Frame 1 (no input): blank canvas, image omitted
Frame 60 (the mouse pressed at the canvas centre just before this capture): blank canvas, image omitted
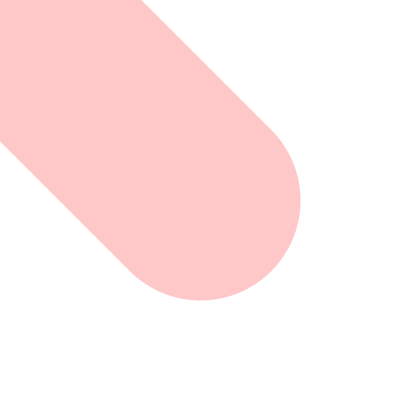
Frame 120 (the mouse held since frame 60 and released just before this capture)

The Processing sketch whose frames 1 and 60 were blank and that drew this single picture after the mouse press (run headless with seeded random() and noise(); from frame 60 on, the mouse is pressed at the canvas centre):

// Processing sketch: DMGY6063_line_weight_based_on_Speed
// ── DMGY6063_line_weight_based_on_Speed.pde
void setup(){

  size(400,400);
  background(255);
  
}

void draw(){
  
  
  //makes stroke thickness change based on speed 
  stroke(255,200,200);
  float speed = abs(mouseX - pmouseX);
  strokeWeight(speed);
  line(mouseX, mouseY, pmouseX, pmouseY);
 
}

void mousePressed(){
  background(255);
}
